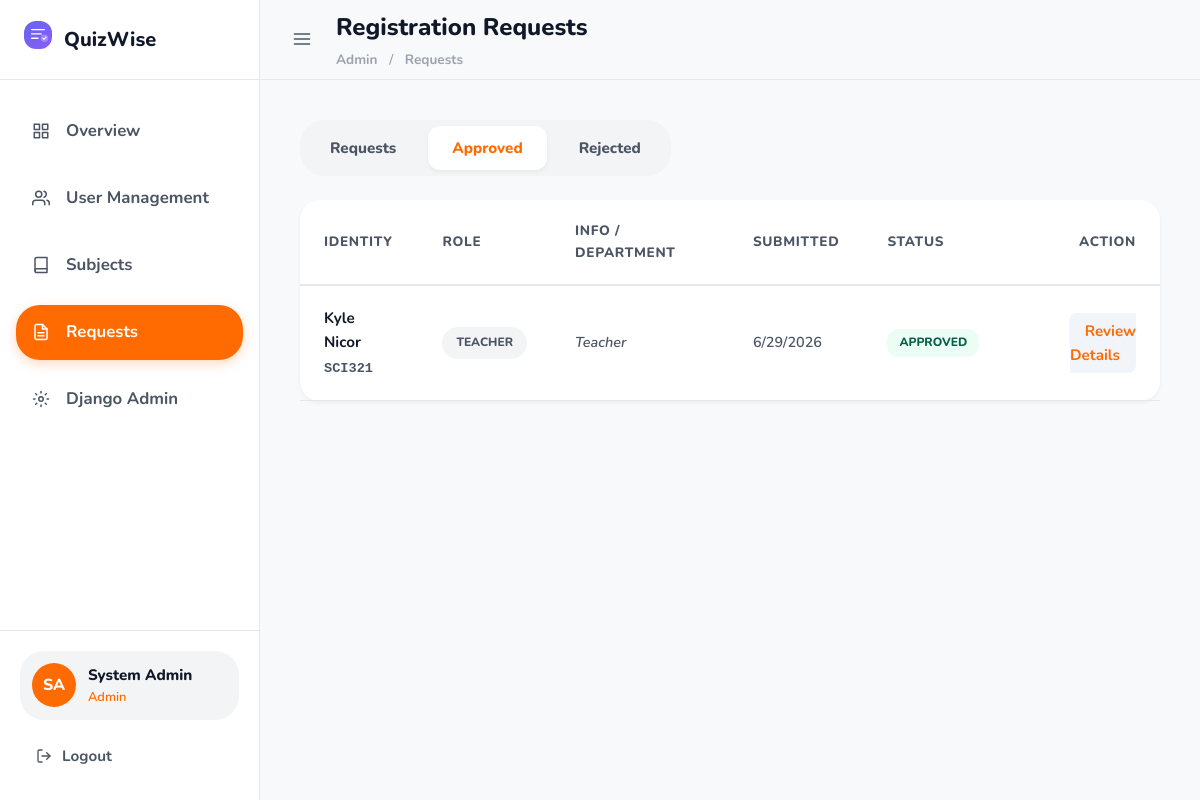
The app's page /admin-dashboard/registration-requests/?status=approved (signed in), older data.
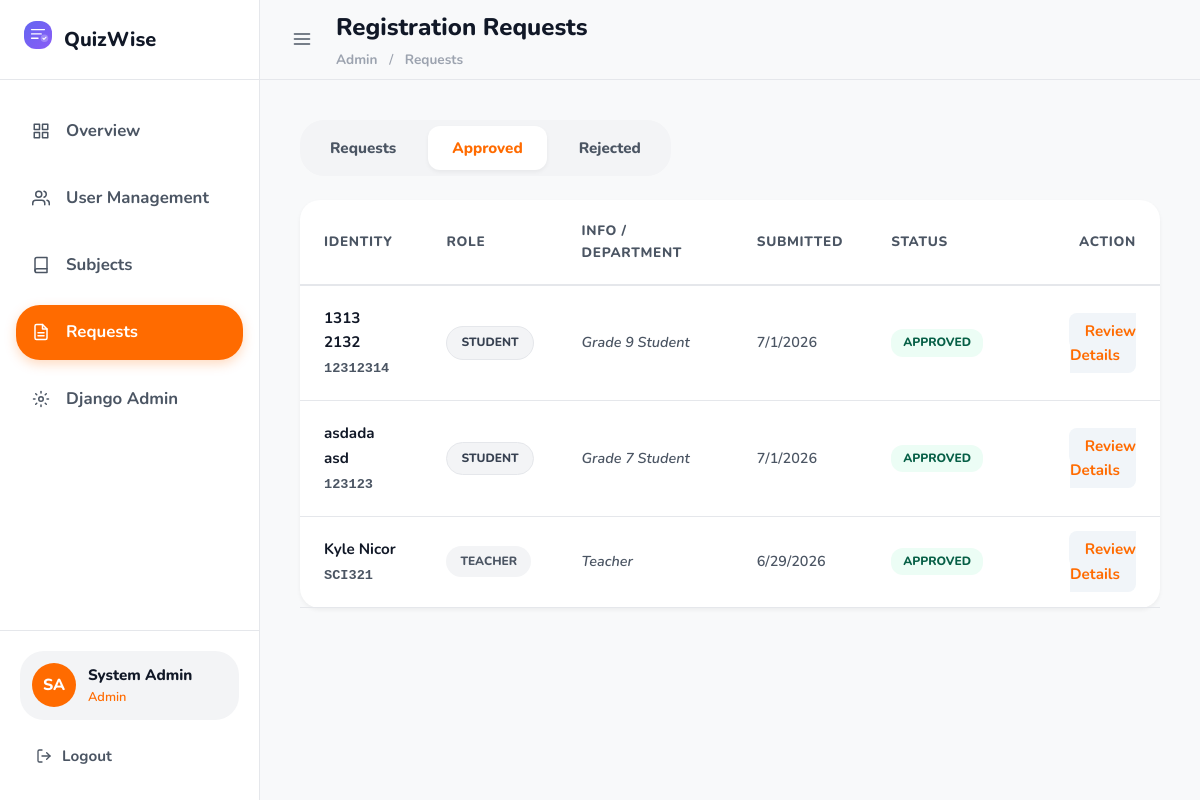
The same page, newer data.
### accounts/models.py (models this page shows, shortened)
class RegistrationRequest(models.Model):
    STATUS_PENDING = 'pending'
    STATUS_APPROVED = 'approved'
    STATUS_REJECTED = 'rejected'
    STATUS_CHOICES = [
        (STATUS_PENDING, 'Pending'),
        (STATUS_APPROVED, 'Approved'),
        (STATUS_REJECTED, 'Rejected'),
    ]
    GRADE_CHOICES = [
        (7, 'Grade 7'),
        (8, 'Grade 8'),
        (9, 'Grade 9'),
        (10, 'Grade 10'),
    ]
    request_id = models.UUIDField(primary_key=True, default=uuid.uuid4, editable=False)
    school_id = models.CharField(max_length=20, unique=True)
    first_name = models.CharField(max_length=100, null=True, blank=True, default='')
    last_name = models.CharField(max_length=100, null=True, blank=True, default='')
    grade_level = models.IntegerField(choices=GRADE_CHOICES, null=True, blank=True)
    section = models.CharField(max_length=50, blank=True, default='')
    temp_password = models.CharField(max_length=128)
    id_photo_front = models.ImageField(upload_to='registration_requests/front/', null=True, blank=True)
    id_photo_back = models.ImageField(upload_to='registration_requests/back/', null=True, blank=True)
    selfie_photo = models.ImageField(upload_to='registration_requests/selfie/', null=True, blank=True)
    status = models.CharField(max_length=10, choices=STATUS_CHOICES, default=STATUS_PENDING)
    rejection_reason = models.TextField(blank=True, default='')
    submitted_at = models.DateTimeField(auto_now_add=True)
    reviewed_at = models.DateTimeField(null=True, blank=True)
    reviewed_by = models.ForeignKey(
        CustomUser,
        on_delete=models.SET_NULL,
        null=True,
        blank=True,
        related_name='reviewed_requests'
    )
    class Meta:
        db_table = 'registration_requests'
        ordering = ['-submitted_at']

class CustomUser(AbstractUser):
    ROLE_ADMIN = 0
    ROLE_TEACHER = 1
    ROLE_STUDENT = 2
    ROLE_CHOICES = [
        (ROLE_ADMIN, 'Admin'),
        (ROLE_TEACHER, 'Teacher'),
        (ROLE_STUDENT, 'Student'),
    ]
    user_id = models.UUIDField(
        primary_key=True,
        default=uuid.uuid4,
        editable=False
    )
    school_id = models.CharField(
        max_length=20,
        unique=True,
        help_text='School-issued ID number (used to log in)'
    )
    role = models.IntegerField(
        choices=ROLE_CHOICES,
        default=ROLE_STUDENT
    )
    first_name = models.CharField(max_length=100, blank=False)
    last_name = models.CharField(max_length=100, blank=False)
    is_active = models.BooleanField(default=True)
    created_at = models.DateTimeField(auto_now_add=True)
    USERNAME_FIELD = 'school_id'
    REQUIRED_FIELDS = ['username', 'first_name', 'last_name', 'role']
    class Meta:
        db_table = 'users'
    @property
    def full_name(self):
        return f"{self.first_name} {self.last_name}"

### dashboard/views.py (the view)
# urls.py: path('admin-dashboard/registration-requests/', views.admin_registration_requests, name='admin-reg-requests'),
@login_required
def admin_registration_requests(request):
    if not (request.user.role == CustomUser.ROLE_ADMIN or request.user.is_superuser):
        return redirect('login')
    status_filter = request.GET.get('status', 'pending')
    requests_qs = RegistrationRequest.objects.all().order_by('-submitted_at')
    if status_filter:
        requests_qs = requests_qs.filter(status=status_filter)
    enriched_requests = []
    for req in requests_qs:
        user = CustomUser.objects.filter(school_id=req.school_id).first()
        req.user_info = user
        enriched_requests.append(req)
    context = {
        'requests': enriched_requests,
        'status_filter': status_filter,
        'pending_count': RegistrationRequest.objects.filter(status='pending').count(),
    }
    return render(request, 'dashboard/admin/registration_requests.html', context)

### templates/dashboard/admin/registration_requests.html (shortened to what the changed rows need)
{% extends 'dashboard/base_dashboard.html' %}
{% block page_title %}Registration Requests{% endblock %}
{% block dashboard_content %}
<div class="card" style="border-radius: 20px; border: none; box-shadow: var(--shadow-sm);">
    <div class="card-body" style="padding: 0;">
        <div class="table-wrapper">
            <table class="data-table" style="width: 100%; text-align: left; border-collapse: collapse;">
                <thead>
                    <tr style="border-bottom: 1px solid #f1f5f9; color: var(--text-secondary); font-size: 0.85rem; text-transform: uppercase; letter-spacing: 0.05em;">
                        <th style="padding: 20px 24px;">Identity</th>
                        <th style="padding: 20px 24px;">Role</th>
                        <th style="padding: 20px 24px;">Info / Department</th>
                        <th style="padding: 20px 24px;">Submitted</th>
                        <th style="padding: 20px 24px;">Status</th>
                        <th style="padding: 20px 24px; text-align: right;">Action</th>
                    </tr>
                </thead>
                <tbody>
                    {% for req in requests %}
                    <tr style="border-bottom: 1px solid #f8fafc; transition: background 0.2s;">
                        <td style="padding: 20px 24px;">
                            <div style="font-weight: 700; color: var(--text-primary);">
                                {% if req.user_info %}
                                    {{ req.user_info.first_name }} {{ req.user_info.last_name }}
                                {% else %}
                                    Unknown User
                                {% endif %}
                            </div>
                            <div style="font-size: 0.85rem; color: var(--text-secondary); font-family: monospace; margin-top: 4px;">{{ req.school_id }}</div>
                        </td>
                        <td style="padding: 20px 24px;">
                            <span class="badge {% if req.user_info and req.user_info.role == 1 %}badge-secondary{% else %}badge-grade{% endif %}" style="font-size:0.75rem;">
                                {% if req.user_info %}
                                    {{ req.user_info.get_role_display|upper }}
                                {% else %}
                                    UNKNOWN
                                {% endif %}
                            </span>
                        </td>
                        <td style="padding: 20px 24px; font-size: 0.9rem; font-style: italic; color: var(--text-secondary);">
                            {% if req.user_info and req.user_info.role == 2 %}
                                Grade {{ req.grade_level|default:"None" }} Student
                            {% elif req.user_info and req.user_info.role == 1 %}
                                Teacher
                            {% else %}
                                -
                            {% endif %}
                        </td>
                        <td style="padding: 20px 24px; font-size: 0.9rem; color: var(--text-secondary);">
                            {{ req.submitted_at|date:"n/j/Y" }}
                        </td>
                        <td style="padding: 20px 24px;">
                            <span class="badge
                                {% if req.status == 'pending' %}badge-pending
                                {% elif req.status == 'approved' %}badge-success
                                {% else %}badge-danger{% endif %}"
                                style="font-size:0.75rem; border-radius: 12px; padding: 4px 12px;">
                                {{ req.status|upper }}
                            </span>
                        </td>
                        <td style="padding: 20px 24px; text-align: right;">
                            <a href="{% url 'admin-review-request' req.request_id %}" class="btn" style="background: #f1f5f9; color: var(--color-primary); border-radius: 8px; font-weight: 700; padding: 8px 16px; text-decoration: none;">
                                Review Details
                            </a>
                        </td>
                    </tr>
                    {% empty %}
                    <tr>
                        <td colspan="6" style="padding: 48px; text-align: center; color: var(--text-secondary);">
                            No {{ status_filter }} registration requests found.
                        </td>
                    </tr>
                    {% endfor %}
                </tbody>
            </table>
        </div>
    </div>
</div>
{% endblock %}

Row changes from the older to the newer data that the page shows:
added RegistrationRequest: user_info.first_name "1313", user_info.last_name "2132", school_id "12312314", user_info.role "STUDENT", grade_level "9", submitted_at "7/1/2026", status "APPROVED"
added RegistrationRequest: user_info.first_name "asdada", user_info.last_name "asd", school_id "123123", user_info.role "STUDENT", grade_level "7", submitted_at "7/1/2026", status "APPROVED"
